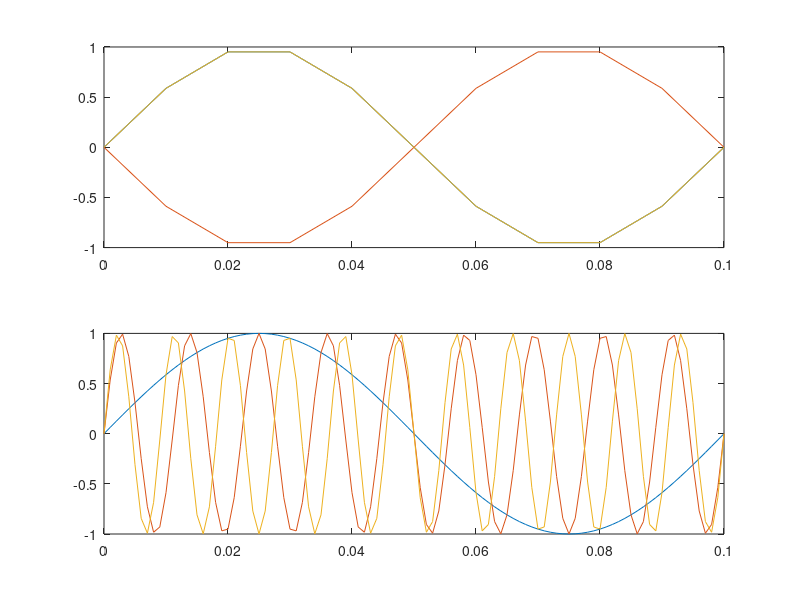
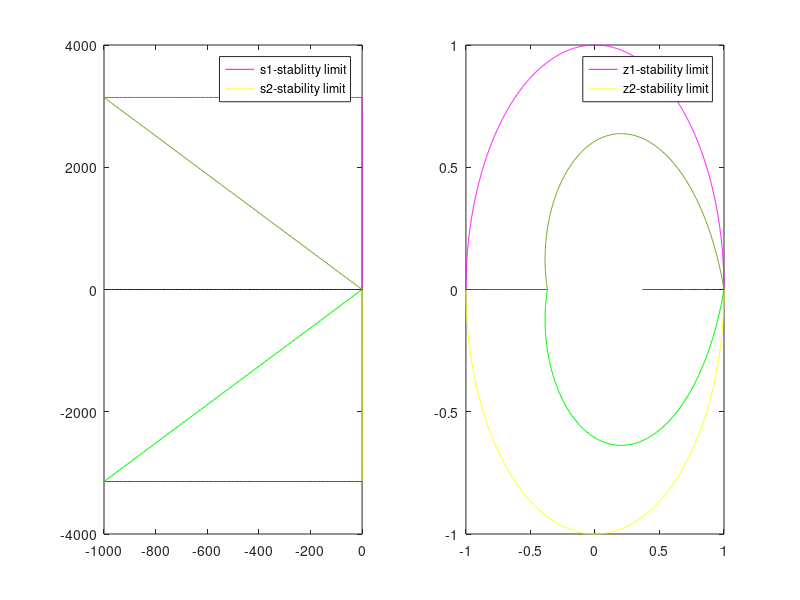

MATLAB code to generate these figures, in order:
clear variables

f1=10; f2=90; f3=110;
T1=0.01; t=0:T1:0.1; %T1 not sufficiently small
subplot(211)
plot(t,sin(2*pi*f1*t),t,sin(2*pi*f2*t),t,sin(2*pi*f3*t))

f1=10; f2=90; f3=110;
T1=0.001; t=0:T1:0.1; %T1 not sufficiently small
subplot(212)
plot(t,sin(2*pi*f1*t),t,sin(2*pi*f2*t),t,sin(2*pi*f3*t))

%%

Ts=1e-3;
s1=j*linspace(0,pi/Ts,1e3); 
s2=-s1;
s3 = linspace(0,-1000,100);
s4 = linspace(0,-1000,100)+pi/Ts*j;
s5 = linspace(0,-1000,100)-pi/Ts*j;
s6 = linspace(0,-1000,100)+linspace(0,pi/Ts,100)*j;
s7 = linspace(0,-1000,100)+linspace(0,-pi/Ts,100)*j;
z1 = exp(s1*Ts);
z2 = exp(s2*Ts);
z3 = exp(s3*Ts);
z4 = exp(s4*Ts);
z5 = exp(s5*Ts);
z6 = exp(s6*Ts);
z7 = exp(s7*Ts);
figure,
subplot(121);
plot(real(s1),imag(s1),'m'); hold on
plot(real(s2),imag(s2),'y'); 
plot(real(s3),imag(s3),'b'); 
plot(real(s4),imag(s4),'Color',[0.8500 0.3250 0.0980]);
plot(real(s5),imag(s5),'r');
plot(real(s6),imag(s6),'Color',[0.4660 0.6740 0.1880]);
plot(real(s7),imag(s7),'g'); 
legend('s1-stablitty limit','s2-stability limit');
subplot(122);
plot(real(z1),imag(z1),'m'); hold on
plot(real(z2),imag(z2),'y'); 
plot(real(z3),imag(z3),'b'); 
plot(real(z4),imag(z4),'Color',[0.8500 0.3250 0.0980]);
plot(real(z5),imag(z5),'r');
plot(real(z6),imag(z6),'Color',[0.4660 0.6740 0.1880]);
plot(real(z7),imag(z7),'g');
legend('z1-stability limit','z2-stability limit')

%%damping factor zeta > 1 
%%damping factor zeta = 1 
%%damping factor 0 < zeta < 1 
%%damping factor zeta = 0 


